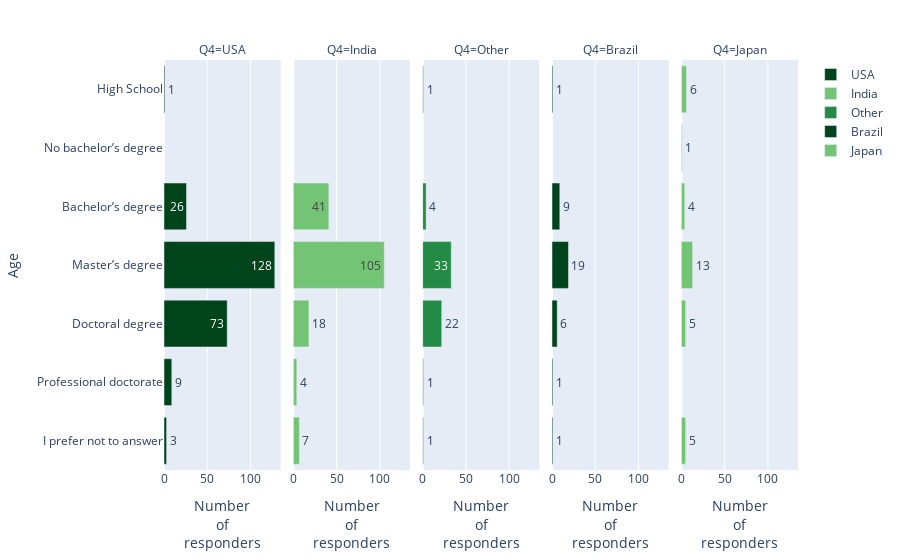

Here is the notebook cell this chart was saved with:
### Code cell
age_gen_exp=df_prue.groupby(['Q4','Q8'],as_index=False).size()

age_gen_exp['avg_num'] = round((age_gen_exp['size'] / age_gen_exp['size'].sum())*100,2)
age_gen_exp['avg']=age_gen_exp['avg_num'].apply(lambda a: str(a)+ '%')
fig = px.bar(age_gen_exp, x="size", y='Q8', color='Q4', facet_col="Q4",  text_auto=True,orientation='h', text='avg',
                   category_orders={"Q4": q4_5top,"Q8":q8_i},
                   color_discrete_sequence=['rgb(0,68,27)','rgb(116,196,118)','rgb(35,139,69)'])

fig.for_each_annotation(lambda a: a.update(text=a.text.replace("Q8=", "")))
fig.update_layout(yaxis_title="Age")
fig.update_xaxes(title_text="Number<br>of<br>responders")
fig.layout.legend.title.text = ''
fig.show()

### Figure 1 — Plotly figure (JSON) as saved in the notebook; plotly's stock layout.template omitted (floating-point values rounded to 4 significant figures)
{"data": [{"alignmentgroup": "True", "hovertemplate": "Q4=USA<br>size=%{x}<br>Q8=%{y}<br>avg=%{text}<extra></extra>", "legendgroup": "USA", "marker": {"color": "rgb(0,68,27)", "pattern": {"shape": ""}}, "name": "USA", "offsetgroup": "USA", "orientation": "h", "showlegend": true, "text": ["4.74%", "13.32%", "0.18%", "0.55%", "23.36%", "1.64%"], "textposition": "auto", "texttemplate": "%{x}", "type": "bar", "x": [26, 73, 1, 3, 128, 9], "xaxis": "x", "y": ["Bachelor’s degree", "Doctoral degree", "High School", "I prefer not to answer", "Master’s degree", "Professional doctorate"], "yaxis": "y"}, {"alignmentgroup": "True", "hovertemplate": "Q4=India<br>size=%{x}<br>Q8=%{y}<br>avg=%{text}<extra></extra>", "legendgroup": "India", "marker": {"color": "rgb(116,196,118)", "pattern": {"shape": ""}}, "name": "India", "offsetgroup": "India", "orientation": "h", "showlegend": true, "text": ["7.48%", "3.28%", "1.28%", "19.16%", "0.73%"], "textposition": "auto", "texttemplate": "%{x}", "type": "bar", "x": [41, 18, 7, 105, 4], "xaxis": "x2", "y": ["Bachelor’s degree", "Doctoral degree", "I prefer not to answer", "Master’s degree", "Professional doctorate"], "yaxis": "y2"}, {"alignmentgroup": "True", "hovertemplate": "Q4=Other<br>size=%{x}<br>Q8=%{y}<br>avg=%{text}<extra></extra>", "legendgroup": "Other", "marker": {"color": "rgb(35,139,69)", "pattern": {"shape": ""}}, "name": "Other", "offsetgroup": "Other", "orientation": "h", "showlegend": true, "text": ["0.73%", "4.01%", "0.18%", "0.18%", "6.02%", "0.18%"], "textposition": "auto", "texttemplate": "%{x}", "type": "bar", "x": [4, 22, 1, 1, 33, 1], "xaxis": "x3", "y": ["Bachelor’s degree", "Doctoral degree", "High School", "I prefer not to answer", "Master’s degree", "Professional doctorate"], "yaxis": "y3"}, {"alignmentgroup": "True", "hovertemplate": "Q4=Brazil<br>size=%{x}<br>Q8=%{y}<br>avg=%{text}<extra></extra>", "legendgroup": "Brazil", "marker": {"color": "rgb(0,68,27)", "pattern": {"shape": ""}}, "name": "Brazil", "offsetgroup": "Brazil", "orientation": "h", "showlegend": true, "text": ["1.64%", "1.09%", "0.18%", "0.18%", "3.47%", "0.18%"], "textposition": "auto", "texttemplate": "%{x}", "type": "bar", "x": [9, 6, 1, 1, 19, 1], "xaxis": "x4", "y": ["Bachelor’s degree", "Doctoral degree", "High School", "I prefer not to answer", "Master’s degree", "Professional doctorate"], "yaxis": "y4"}, {"alignmentgroup": "True", "hovertemplate": "Q4=Japan<br>size=%{x}<br>Q8=%{y}<br>avg=%{text}<extra></extra>", "legendgroup": "Japan", "marker": {"color": "rgb(116,196,118)", "pattern": {"shape": ""}}, "name": "Japan", "offsetgroup": "Japan", "orientation": "h", "showlegend": true, "text": ["0.73%", "0.91%", "1.09%", "0.91%", "2.37%", "0.18%"], "textposition": "auto", "texttemplate": "%{x}", "type": "bar", "x": [4, 5, 6, 5, 13, 1], "xaxis": "x5", "y": ["Bachelor’s degree", "Doctoral degree", "High School", "I prefer not to answer", "Master’s degree", "No bachelor’s degree"], "yaxis": "y5"}], "layout": {"annotations": [{"font": {}, "showarrow": false, "text": "Q4=USA", "x": 0.092, "xanchor": "center", "xref": "paper", "y": 1, "yanchor": "bottom", "yref": "paper"}, {"font": {}, "showarrow": false, "text": "Q4=India", "x": 0.296, "xanchor": "center", "xref": "paper", "y": 1, "yanchor": "bottom", "yref": "paper"}, {"font": {}, "showarrow": false, "text": "Q4=Other", "x": 0.5, "xanchor": "center", "xref": "paper", "y": 1, "yanchor": "bottom", "yref": "paper"}, {"font": {}, "showarrow": false, "text": "Q4=Brazil", "x": 0.704, "xanchor": "center", "xref": "paper", "y": 1, "yanchor": "bottom", "yref": "paper"}, {"font": {}, "showarrow": false, "text": "Q4=Japan", "x": 0.908, "xanchor": "center", "xref": "paper", "y": 1, "yanchor": "bottom", "yref": "paper"}], "barmode": "relative", "legend": {"title": {"text": ""}, "tracegroupgap": 0}, "margin": {"t": 60}, "xaxis": {"anchor": "y", "domain": [0, 0.184], "title": {"text": "Number<br>of<br>responders"}}, "xaxis2": {"anchor": "y2", "domain": [0.204, 0.388], "matches": "x", "title": {"text": "Number<br>of<br>responders"}}, "xaxis3": {"anchor": "y3", "domain": [0.408, 0.592], "matches": "x", "title": {"text": "Number<br>of<br>responders"}}, "xaxis4": {"anchor": "y4", "domain": [0.612, 0.796], "matches": "x", "title": {"text": "Number<br>of<br>responders"}}, "xaxis5": {"anchor": "y5", "domain": [0.816, 1], "matches": "x", "title": {"text": "Number<br>of<br>responders"}}, "yaxis": {"anchor": "x", "categoryarray": ["I prefer not to answer", "Professional doctorate", "Doctoral degree", "Master’s degree", "Bachelor’s degree", "No bachelor’s degree", "High School"], "categoryorder": "array", "domain": [0, 1], "title": {"text": "Age"}}, "yaxis2": {"anchor": "x2", "domain": [0, 1], "matches": "y", "showticklabels": false}, "yaxis3": {"anchor": "x3", "domain": [0, 1], "matches": "y", "showticklabels": false}, "yaxis4": {"anchor": "x4", "domain": [0, 1], "matches": "y", "showticklabels": false}, "yaxis5": {"anchor": "x5", "domain": [0, 1], "matches": "y", "showticklabels": false}}}
